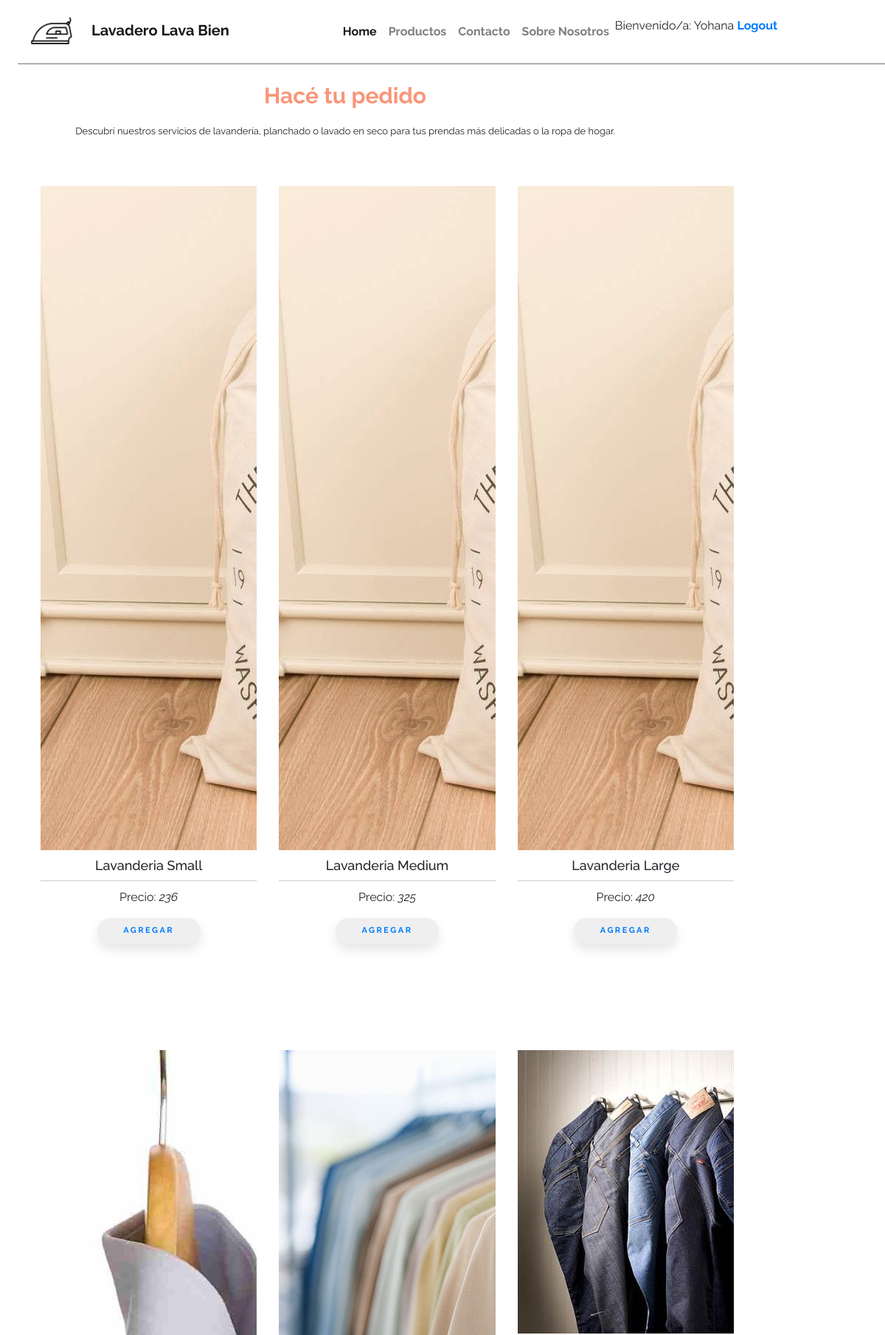
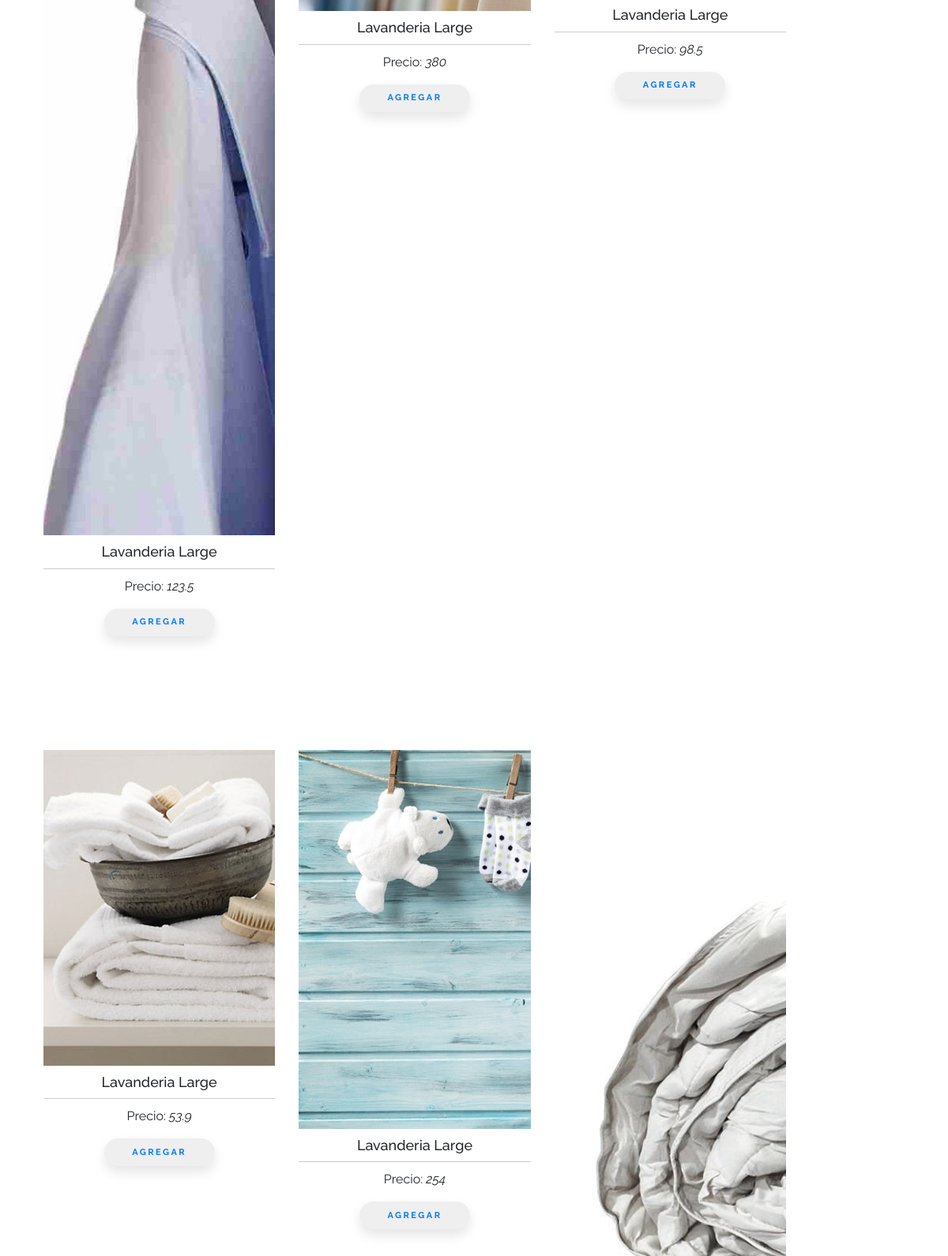
The app's page /productPage.php (signed in, upper part) with its own data (2 pictures, top to bottom).
### tables this page shows
CREATE TABLE `productos` (
  `id` int(11) NOT NULL AUTO_INCREMENT,
  `imagen` varchar(100) DEFAULT NULL,
  `nombre` varchar(50) DEFAULT NULL,
  `descripcion` varchar(500) DEFAULT NULL,
  `precio` float DEFAULT NULL,
  `created_at` timestamp NOT NULL DEFAULT CURRENT_TIMESTAMP,
  `updated_at` timestamp NOT NULL DEFAULT CURRENT_TIMESTAMP,
  PRIMARY KEY (`id`)
);

### controllers/loader.php (called while the page is built, shortened)
<?php
  require 'Classes/Querys.php';
  $db = MYSQL::conexion();
  $query = new Querys($db);

### Classes/Querys.php (called while the page is built, shortened)
<?php
class Querys
{
    private $pdo;
    public function __construct(PDO $pdo)
    {
        $this->pdo = $pdo;
    }
    public function getProducts()
    {
        $query = $this->pdo->prepare("SELECT * FROM productos");
        $query->execute();
        $result = $query->fetchAll(PDO::FETCH_ASSOC);
        return $result;
    }
}

### productPage.php (the view, shortened to what this page needs)
<?php
    require_once("controllers/loader.php");
        $productos = $query->getProducts();
?>
<!DOCTYPE html>
<html lang="en">
<head>
    <link rel="stylesheet" href="https://stackpath.bootstrapcdn.com/bootstrap/4.3.1/css/bootstrap.min.css">
    <link rel="stylesheet" href="https://cdnjs.cloudflare.com/ajax/libs/bootstrap-social/5.1.1/bootstrap-social.css">
    <link rel="stylesheet" href="https://cdnjs.cloudflare.com/ajax/libs/bootstrap-social/5.1.1/bootstrap-social.min.css">
    <link rel="stylesheet" href="https://cdnjs.cloudflare.com/ajax/libs/bootstrap-social/5.1.1/bootstrap-social.min.css.map">
    <link rel="stylesheet" href="css/master.css">
    <link rel="stylesheet" href="https://use.fontawesome.com/releases/v5.8.1/css/all.css">
</head>
<body >
<div class="container-fluid px-0">
<?php  include_once 'Components/navbar.php' ?>
<nav class="gral">
 <main>
    <section >
        <div class="carrito"><a href="carrito.php"> <i class="shopping-cart"></i></a></div>
        <p class="titulosgenerales" > <strong> Hacé tu pedido</strong></p>
        <p class="bajada">Descubrí nuestros servicios de lavandería, planchado o lavado en seco para tus prendas más delicadas o la ropa de hogar.</p>
    </section>
    <div class="container">
    <div class="row ">
        <?php foreach ($productos as $key => $producto) :?>
            <div class="producto col-md-4 col-sm-6 mt-5 mb-5">
                <div class="cajaFoto">
                    <img class="fotoProducto" src="<?=$producto['imagen'];?>" alt="">
                </div>
                <h4 class="nombreProd"><?=$producto['nombre'];?></h4>
                <p class="precio">Precio: <em class="precio"><?=$producto['precio'];?></em> </p>
                <div class= mb-5>
                    <button class="botonSubmit"><a href="carrito.php"> Agregar</a></button>
                </div>
            </div>
        <?php endforeach;?>
    </div>
    </div>
 </main>
</body>
</html>

### css/general.css (style rules this page uses)
* { box-sizing: border-box; margin: 0 auto; padding: 0; font-family: 'Raleway', sans-serif; text-align: center; }
a { text-decoration: none; display: inline-block; font-weight: bold; }

### css/GS-Style.css (style rules this page uses)
.gral { padding: 20px; margin-left: 20px; margin-right: 170px; background: rgba(255,255,255,0); left: 120px; top: 223px; font-family: 'Righteous', cursive; text-align: justify; }
.titulosgenerales { color: rgb(249, 149, 120); font-weight: 400; font-size: 30px; font-style: normal; }
.bajada { color:rgba(1, 0, 2, 0.87); font-size: 13px; }
.cajaFoto { overflow: hidden; margin-left: auto; margin-right: auto; }
.fotoProducto { background-size: cover; background-position: center; }
.nombreProd { font-size: 18px; display: block; border-bottom: 1px solid #ccc; margin: 0 0 10px 0; padding: 10px; }
.botonSubmit { width: 140px; height: 35px; font-family: 'Roboto', sans-serif; font-size: 11px; text-transform: uppercase; letter-spacing: 2.5px; font-weight: 500; color: #000; border: none; border-radius: 40px; box-shadow: 0px 8px 15px rgba(0, 0, 0, 0.1); transition: all 0.3s ease 0s; cursor: pointer; outline: none; }
.carrito { float: right; padding: 20px; }
.shopping-cart { display: inline-block; background: url('http://cdn1.iconfinder.com/data/icons/jigsoar-icons/24/_cart.png') no-repeat 0 0; width: 24px; height: 24px; margin: 0 50px 0 0; }

### records on screen
productos: imagen (picture), nombre "Lavanderia Small", precio "236"
productos: imagen (picture), nombre "Lavanderia Medium", precio "325"
productos: imagen (picture), nombre "Lavanderia Large", precio "420"
productos: imagen (picture), nombre "Lavanderia Large", precio "123.5"
productos: imagen (picture), nombre "Lavanderia Large", precio "380"
productos: imagen (picture), nombre "Lavanderia Large", precio "98.5"
productos: imagen (picture), nombre "Lavanderia Large", precio "53.9"
productos: imagen (picture), nombre "Lavanderia Large", precio "254"
productos: imagen (picture)

### other values on screen
$_SESSION["name"] "Yohana"
